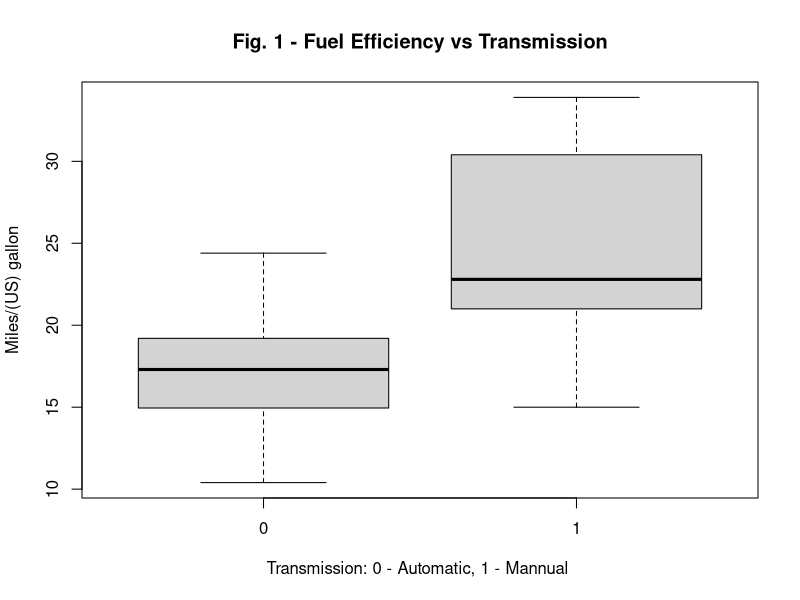
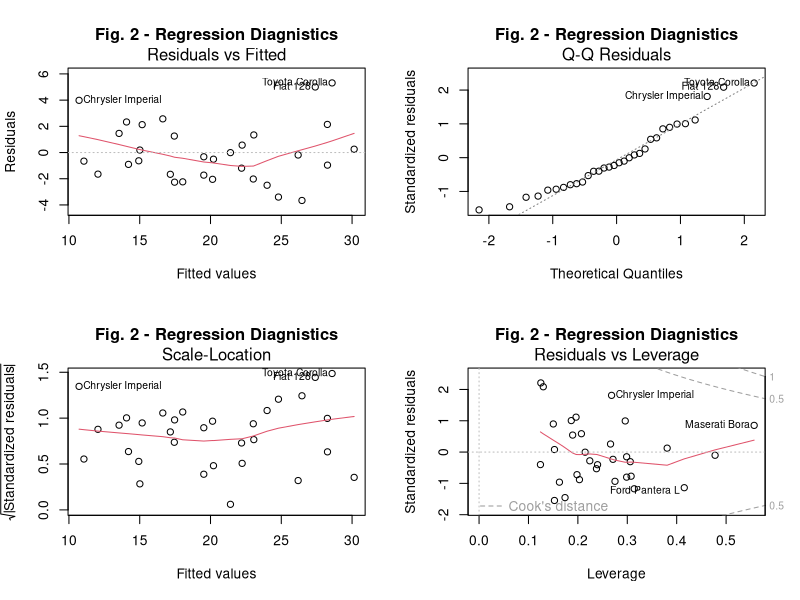

Write the R code that produced these figures, in order.
## ---- chunk 1
knitr::opts_chunk$set(echo = TRUE)
library(datasets)
data(mtcars)
df <- mtcars
df$am <- as.factor(df$am)
## ---- chunk 2
# head(mtcars)
mean(mtcars$mpg)
tapply(mtcars$mpg, mtcars$am, summary)
cor(mtcars)[1,]
## ---- chunk 3
fit <- lm(mpg ~ am + cyl + disp + hp + drat + wt + vs + am, data = df)
fit_am <- lm(mpg ~ am, data = df)
summary(fit)
summary(fit_am)
## ---- chunk 4
boxplot(mpg ~ am, data = mtcars, ylab='Miles/(US) gallon', xlab='Transmission: 0 - Automatic, 1 - Mannual ', main = 'Fig. 1 - Fuel Efficiency vs Transmission')
par(mfrow = c(2,2))
plot(fit, main = "Fig. 2 - Regression Diagnistics")
